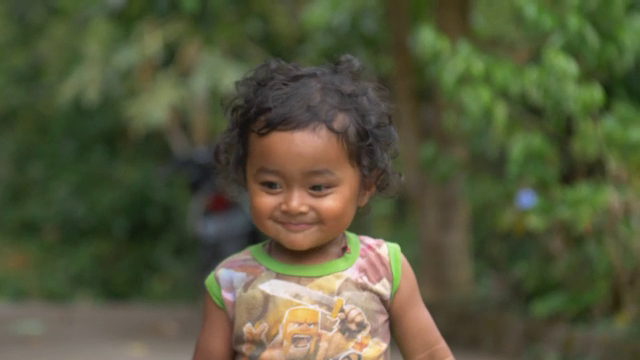
#> input picture frame 24 of Python/02_Projecs/openCV/vids/kid_480.mov, 640 x 360 px
$ python vid_face_recognition.py
#> lines starting #> are read from the running program, lines starting #| are printed output that depends on the picture; after the words box and inside, x2 and y2 are one past the last pixel; in counts of white or black regions, pixels touching at a corner belong together
import cv2
import numpy as np

print("Package imported")

faceCascade = cv2.CascadeClassifier("res/haarcascades/haarcascade_frontalface_default.xml")

vid = cv2.VideoCapture("vids/kid_480.mov")

while True:

    success, img = vid.read()
#> img is the input picture: shape (360, 640, 3); mean B, G, R 60.6, 88.7, 86.1
    imgGrey = cv2.cvtColor(img,cv2.COLOR_BGR2GRAY)
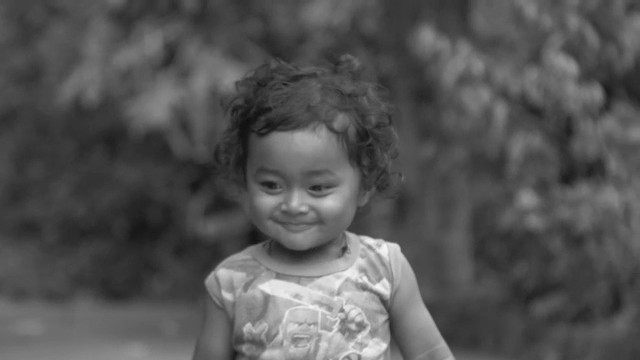
#> imgGrey: shape (360, 640); min 15, max 248, mean 84.7
    faces = faceCascade.detectMultiScale(imgGrey,1.3,5)
#> faces = [[238, 141, 117, 117]]
    for (x,y,w,h) in faces:
        cv2.rectangle(img,(x,y),(x+w,y+h), (255,0,0),2)
#> this loop made 1 pass
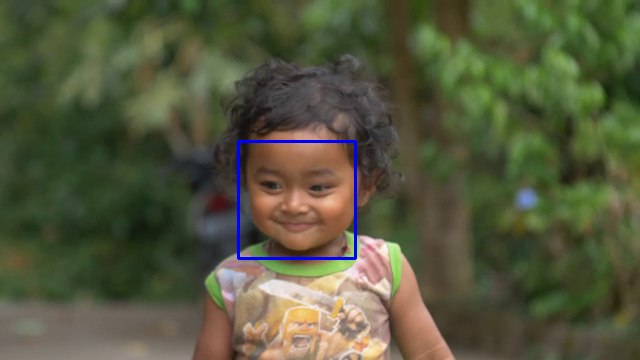
#> img: shape (360, 640, 3); 0.61% of pixels changed, all inside (x1, y1, x2, y2) = (237, 140, 357, 260)

    cv2.imshow("Face Recognition", img)
    k = cv2.waitKey(30) & 0xff
#> (key Esc is pressed here)
    if k == 27:
        break

$ run again, starting later in the video
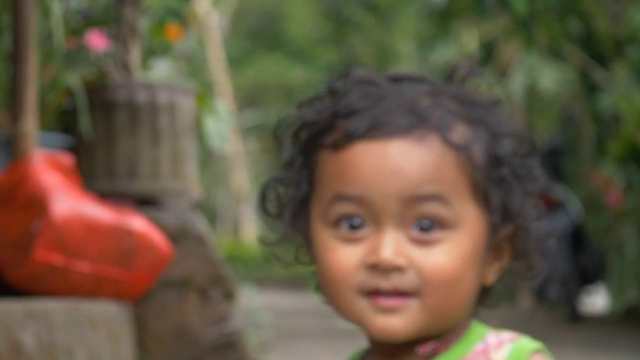
#> input picture frame 109 of Python/02_Projecs/openCV/vids/kid_480.mov, 640 x 360 px
#> img is the input picture: shape (360, 640, 3); mean B, G, R 68.1, 89.1, 103.5
#> `imgGrey = cv2.cvtColor(img,cv2.COLOR_BGR2GRAY)`:
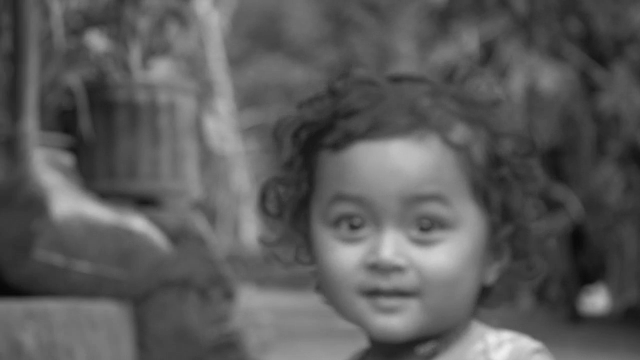
#> imgGrey: shape (360, 640); min 8, max 238, mean 91
#> faces = [[198, 99, 47, 47], [287, 139, 205, 205]]
#> the loop `for (x,y,w,h) in faces:` made 2 passes
#> after the loop `for (x,y,w,h) in faces:`:
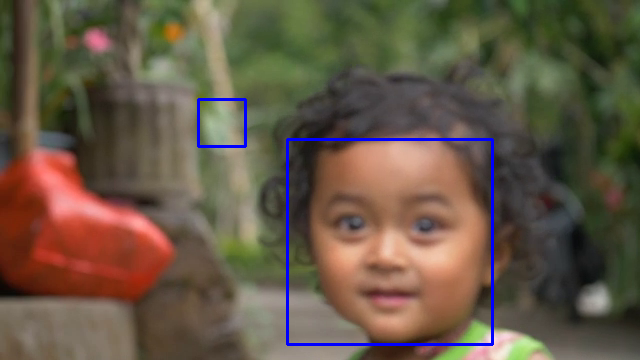
#> img: shape (360, 640, 3); 1.31% of pixels changed, all inside (x1, y1, x2, y2) = (197, 98, 494, 346)

$ run again, starting later in the video
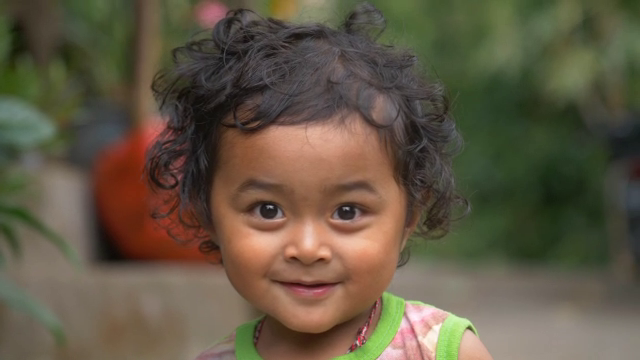
#> input picture frame 195 of Python/02_Projecs/openCV/vids/kid_480.mov, 640 x 360 px
#> img is the input picture: shape (360, 640, 3); mean B, G, R 68.5, 87.6, 98
#> `imgGrey = cv2.cvtColor(img,cv2.COLOR_BGR2GRAY)`:
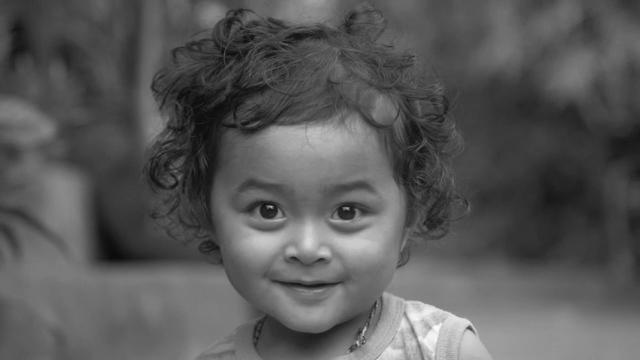
#> imgGrey: shape (360, 640); min 10, max 252, mean 88.5
#> faces = [[194, 115, 227, 227]]
#> the loop `for (x,y,w,h) in faces:` made 1 pass
#> after the loop `for (x,y,w,h) in faces:`:
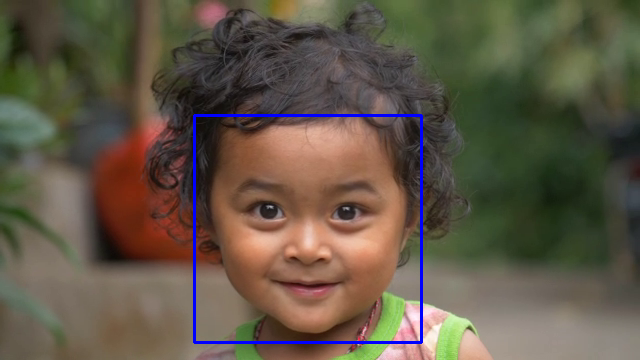
#> img: shape (360, 640, 3); 1.18% of pixels changed, all inside (x1, y1, x2, y2) = (193, 114, 423, 344)
